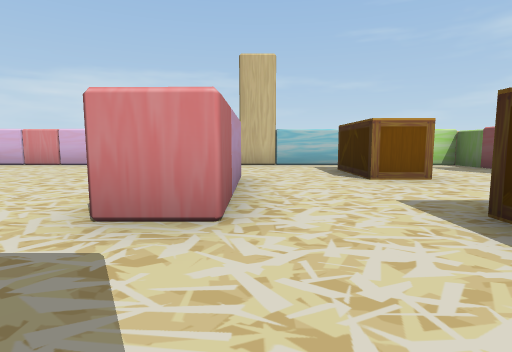
[1] (above)

12 first-person views from a walk through a Unity game level. The camera is 0.58 m above the floor, tilts 6° down and sees 80° across. The floor is counted in squares, 1 m on a side. Each view is taken from the middle of a square. On the plan, view 1 faces up. The plan holds only what a view shows up to about 9 squares ahead; the rest is blank. The place goes on beyond the plan. The player is left out.

[2]
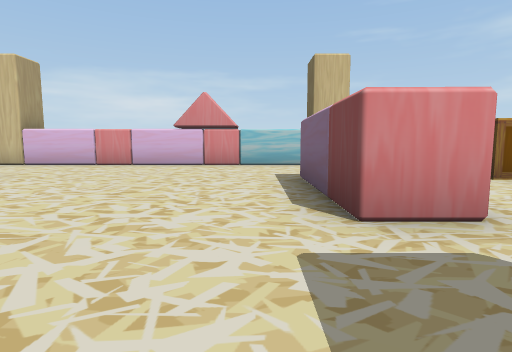

[3]
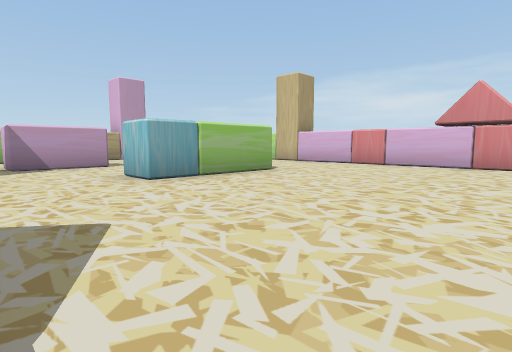

[4]
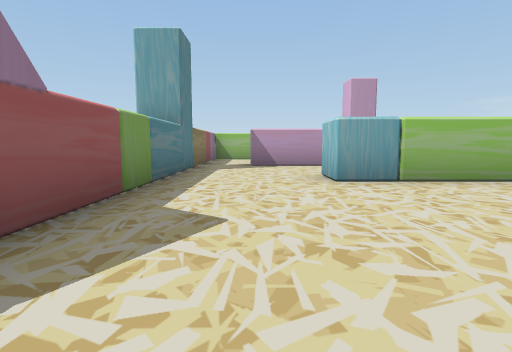

[5]
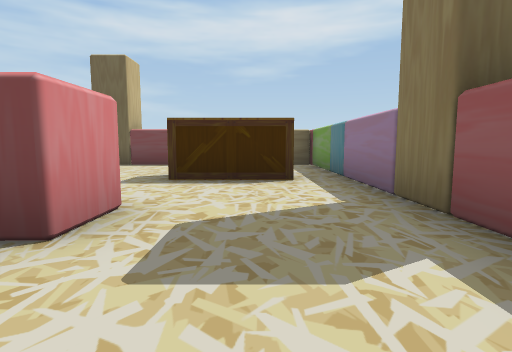

[6]
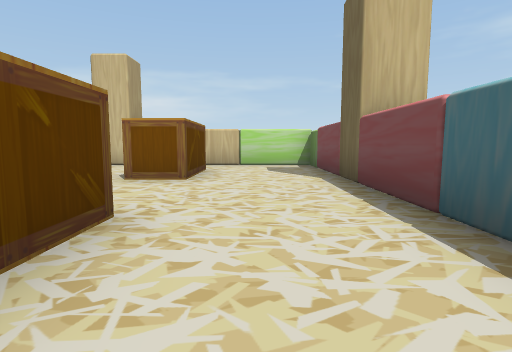

[7]
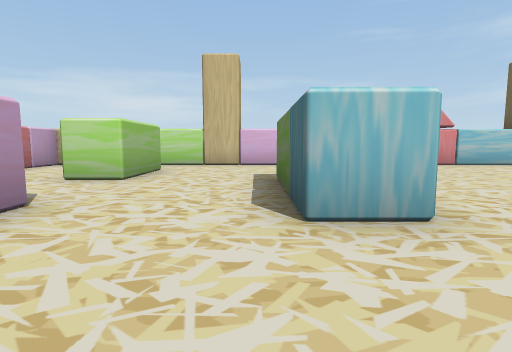

[8]
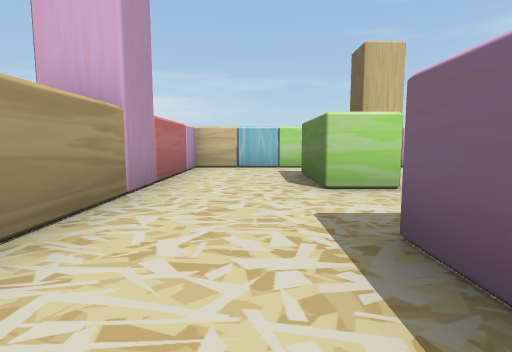

[9]
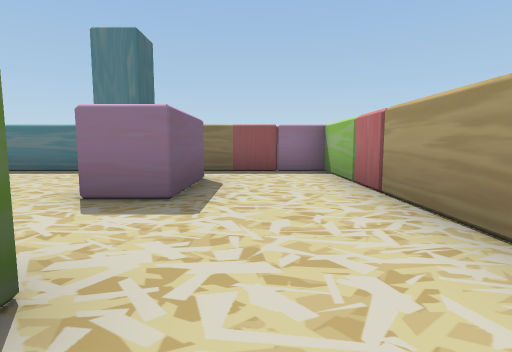

[10]
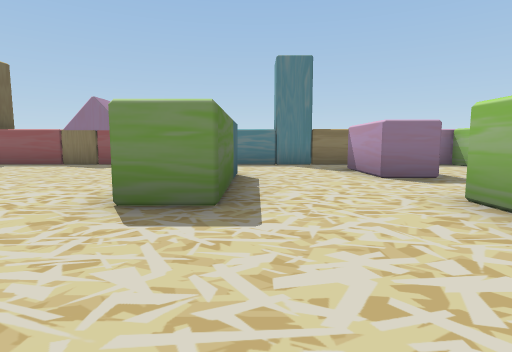

[11]
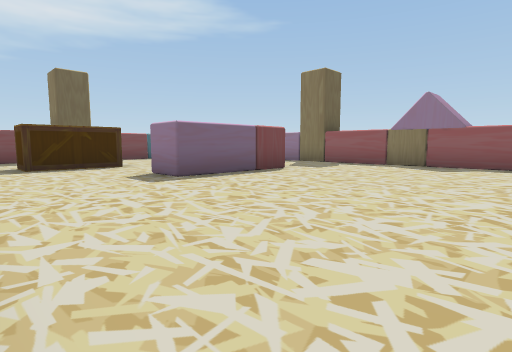

[12]
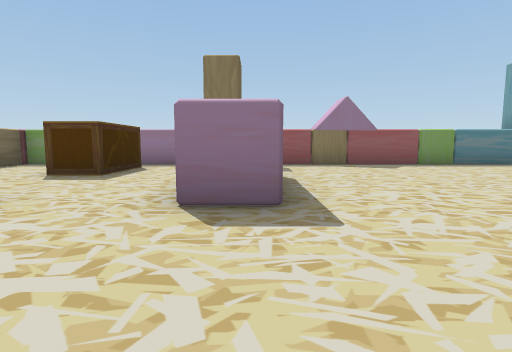

### Floor plan
Ten units are one square. View 1 is at (0, 0); x grows to the right and y downward. Boxes are objects, and circles mark ways between rooms. Rooms are numbered by the first view taken in them; rooms with no view inside come last. Other rooms are left out.
<svg viewBox="-140 -90 202 101">
<path fill="none" stroke="#000" d="M-12 -52 -2 -52 -2 -22 -13 -22 -12 -52M-66 -52 -66 -22 -77 -22 -76 -52 -66 -52M-101 -69 -101 -49 -111 -49M55 6 55 -84 -96 -85M-111 -29 -101 -29 -101 -9 -111 -9M-115 5 57 6M-135 -45 -135 -5M-111 -9 -111 -29M-111 -49 -111 -69M-96 -85 -135 -85 -135 -45M-135 -5 -135 5 -115 5"/>
<rect x="15" y="-25" width="20" height="20" fill="#bbb"><title>other object</title></rect>
<rect x="15" y="-75" width="20" height="30" fill="#bbb"><title>other object</title></rect>
<circle cx="-105" cy="-35" r="3" fill="#2a7"/>
<circle cx="-105" cy="-75" r="3" fill="#2a7"/>
<circle cx="-105" cy="0" r="3" fill="#2a7"/>
<circle cx="-125" cy="-55" r="3" fill="#2a7"/>
<circle cx="-125" cy="-15" r="3" fill="#2a7"/>
<text x="-20" y="-40">1</text>
<text x="-130" y="-30">2</text>
<text x="-120" y="-70">3</text>
<text x="-130" y="0">4</text>
</svg>
Room 1 opens to room 2. Room 1 opens to room 3. Room 1 opens to room 4. Room 2 opens to room 3. Room 2 opens to room 4.

Where each view was taken, in squares from view 1:
view 1: 0 up, 0 right, facing up
view 2: 0 up, 2 left, facing up
view 3: 0 up, 2 left, facing up-left
view 4: 1 up, 2 left, facing left
view 5: 1 up, 3 left, facing right
view 6: 0 up, 4 right, facing up
view 7: 0 up, 8 left, facing up
view 8: 1 up, 12 left, facing up
view 9: 6 up, 12 left, facing down
view 10: 8 up, 8 left, facing down
view 11: 8 up, 6 left, facing down-right
view 12: 8 up, 1 left, facing down
